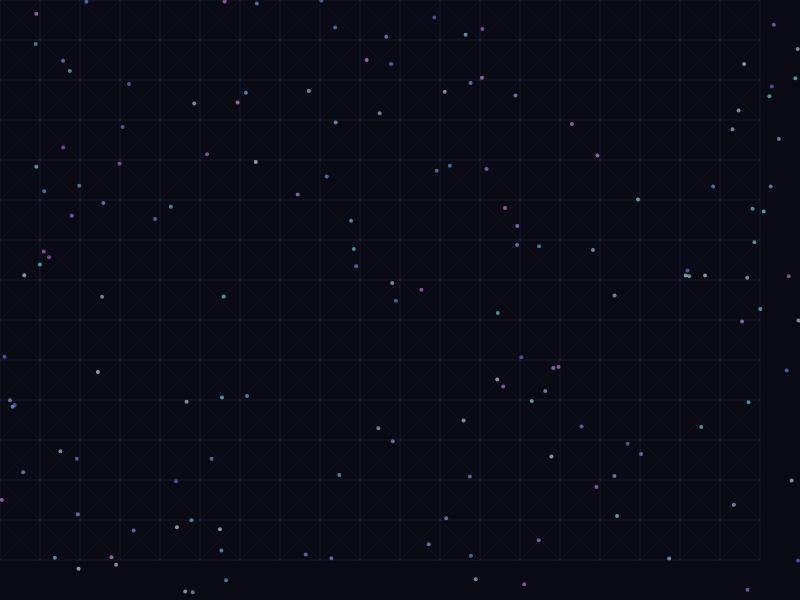
Frame 1 (no input)
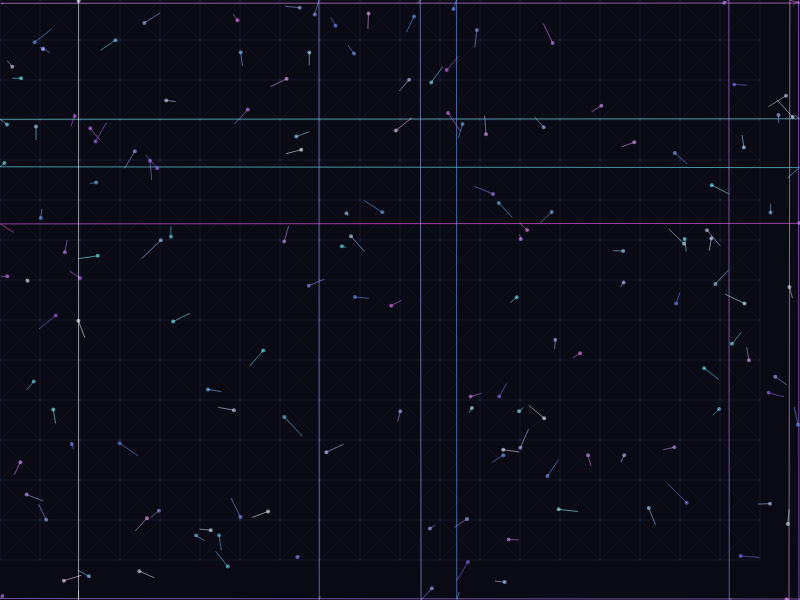
Frame 60 (no input)
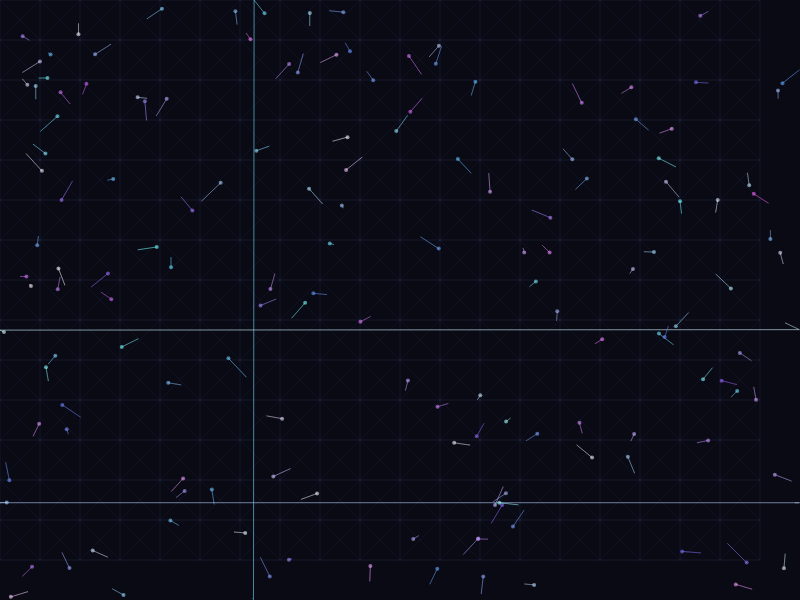
Frame 120 (the mouse pressed at the canvas centre since frame 60)

The p5.js sketch that drew these frames (run headless with seeded random() and noise() and a simulated clock; from frame 60 on, the mouse is pressed at the canvas centre):

// p5.js sketch
// ── sketch.js
let grid = [];
let particles = [];
let gridSize = 40;
let particleCount = 150;
let trailLength = 20;

function setup() {
  createCanvas(800, 600);
  noStroke();

  // Create grid of points
  for (let y = 0; y < height; y += gridSize) {
    for (let x = 0; x < width; x += gridSize) {
      grid.push({ x, y });
    }
  }

  // Initialize particles
  for (let i = 0; i < particleCount; i++) {
    particles.push({
      x: random(width),
      y: random(height),
      vx: random(-1, 1),
      vy: random(-1, 1),
      trail: [],
      color: color(random(100, 255), random(100, 255), 255, 150)
    });
  }
}

function draw() {
  background(10, 10, 20);

  // Draw grid connections
  for (let i = 0; i < grid.length; i++) {
    let a = grid[i];
    for (let j = i + 1; j < grid.length; j++) {
      let b = grid[j];
      let d = dist(a.x, a.y, b.x, b.y);
      if (d < gridSize * 2) {
        let alpha = map(d, 0, gridSize * 2, 50, 0);
        stroke(100, 150, 255, alpha);
        line(a.x, a.y, b.x, b.y);
      }
    }
  }

  // Update and draw particles
  for (let p of particles) {
    // Update position
    p.x += p.vx;
    p.y += p.vy;

    // Wrap around edges
    if (p.x < 0) p.x = width;
    if (p.x > width) p.x = 0;
    if (p.y < 0) p.y = height;
    if (p.y > height) p.y = 0;

    // Add to trail
    p.trail.push({ x: p.x, y: p.y });
    if (p.trail.length > trailLength) {
      p.trail.shift();
    }

    // Draw trail
    noFill();
    stroke(p.color);
    beginShape();
    for (let point of p.trail) {
      vertex(point.x, point.y);
    }
    endShape();

    // Draw particle
    fill(p.color);
    noStroke();
    ellipse(p.x, p.y, 4, 4);
  }
}
